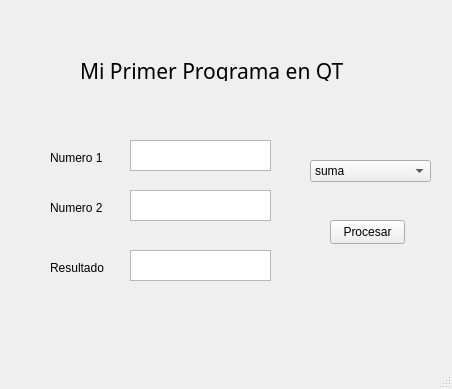
<?xml version="1.0" encoding="UTF-8"?>
<ui version="4.0">
 <class>MainWindow</class>
 <widget class="QMainWindow" name="MainWindow">
  <property name="geometry">
   <rect>
    <x>0</x>
    <y>0</y>
    <width>452</width>
    <height>389</height>
   </rect>
  </property>
  <property name="windowTitle">
   <string>MainWindow</string>
  </property>
  <widget class="QWidget" name="centralwidget">
   <widget class="QLabel" name="label">
    <property name="geometry">
     <rect>
      <x>80</x>
      <y>60</y>
      <width>321</width>
      <height>21</height>
     </rect>
    </property>
    <property name="font">
     <font>
      <family>Fira Code</family>
      <pointsize>16</pointsize>
     </font>
    </property>
    <property name="text">
     <string>Mi Primer Programa en QT</string>
    </property>
   </widget>
   <widget class="QLabel" name="label_2">
    <property name="geometry">
     <rect>
      <x>50</x>
      <y>150</y>
      <width>81</width>
      <height>16</height>
     </rect>
    </property>
    <property name="text">
     <string>Numero 1</string>
    </property>
   </widget>
   <widget class="QLabel" name="label_3">
    <property name="geometry">
     <rect>
      <x>50</x>
      <y>200</y>
      <width>81</width>
      <height>16</height>
     </rect>
    </property>
    <property name="text">
     <string>Numero 2</string>
    </property>
   </widget>
   <widget class="QLabel" name="label_4">
    <property name="geometry">
     <rect>
      <x>50</x>
      <y>260</y>
      <width>81</width>
      <height>16</height>
     </rect>
    </property>
    <property name="text">
     <string>Resultado</string>
    </property>
   </widget>
   <widget class="QPushButton" name="btn_procesar">
    <property name="geometry">
     <rect>
      <x>330</x>
      <y>220</y>
      <width>75</width>
      <height>24</height>
     </rect>
    </property>
    <property name="text">
     <string>Procesar</string>
    </property>
   </widget>
   <widget class="QComboBox" name="operaciones_cb">
    <property name="geometry">
     <rect>
      <x>310</x>
      <y>160</y>
      <width>121</width>
      <height>22</height>
     </rect>
    </property>
    <item>
     <property name="text">
      <string>suma</string>
     </property>
    </item>
    <item>
     <property name="text">
      <string>resta</string>
     </property>
    </item>
    <item>
     <property name="text">
      <string>multiplicacion</string>
     </property>
    </item>
    <item>
     <property name="text">
      <string>division</string>
     </property>
    </item>
    <item>
     <property name="text">
      <string>potenciacion</string>
     </property>
    </item>
    <item>
     <property name="text">
      <string>radicacion</string>
     </property>
    </item>
   </widget>
   <widget class="QTextEdit" name="numero1">
    <property name="geometry">
     <rect>
      <x>130</x>
      <y>140</y>
      <width>141</width>
      <height>31</height>
     </rect>
    </property>
   </widget>
   <widget class="QTextEdit" name="numero2">
    <property name="geometry">
     <rect>
      <x>130</x>
      <y>190</y>
      <width>141</width>
      <height>31</height>
     </rect>
    </property>
   </widget>
   <widget class="QTextEdit" name="resultado">
    <property name="geometry">
     <rect>
      <x>130</x>
      <y>250</y>
      <width>141</width>
      <height>31</height>
     </rect>
    </property>
   </widget>
  </widget>
  <widget class="QMenuBar" name="menubar">
   <property name="geometry">
    <rect>
     <x>0</x>
     <y>0</y>
     <width>452</width>
     <height>22</height>
    </rect>
   </property>
  </widget>
  <widget class="QStatusBar" name="statusbar"/>
 </widget>
 <resources/>
 <connections/>
</ui>
